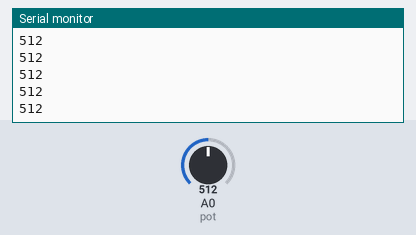
A sketch run on a simulated Arduino Uno, built with avr-gcc and run on an emulated ATmega328P. Parts: the last lines printed to the serial monitor. The test bench sets the inputs (shaded band); at power-on: A0 (pot) = 512.

Above: at 1.2 s.
1.3 s: A0 (pot) set to 716
At 1.31 s:
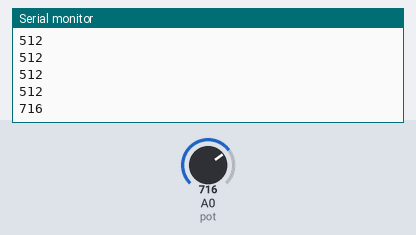
2.8 s: A0 (pot) set to 900
At 2.81 s:
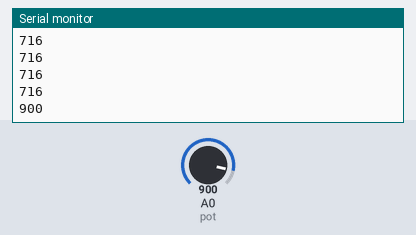
Timing chart, 0 to 5.8 s (numbered marks = the images above; inputs shaded):
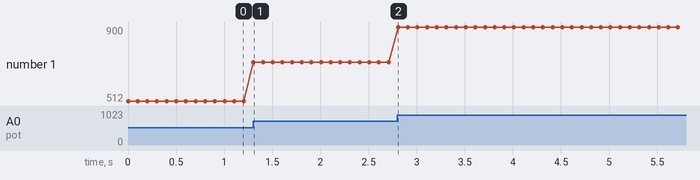

The sketch:

ControllingProcessingFromArduino-A.ino
```cpp
// Declare potentiometer on Analog pin A0
int pot = A0;

void setup() {
  // Start a serial connection with a baud rate of 9600
  Serial.begin(9600);
  // Set the mode of the Analog pin connected to our potentiometer to be an input
  pinMode(pot, INPUT);
}

void loop() {
  // Read the value of the potentiometer and assign it to a variable called 'value'
  int value = analogRead(pot);
  // Send this value to the serial out as a separate line, therefore containing
  // the 'EOL' or end-of-line character
  Serial.println(value);
  // Take a breather for 100 milliseconds
  delay(100);
}
```

Measured:
- after the input at 1.3 s, the serial monitor: prints a new line at once (image 1)
- after the input at 2.8 s, the serial monitor: prints a new line at once (image 2)
- plotted number 1: 512 → 716 after the input at 1.3 s, 716 → 900 after the input at 2.8 s
